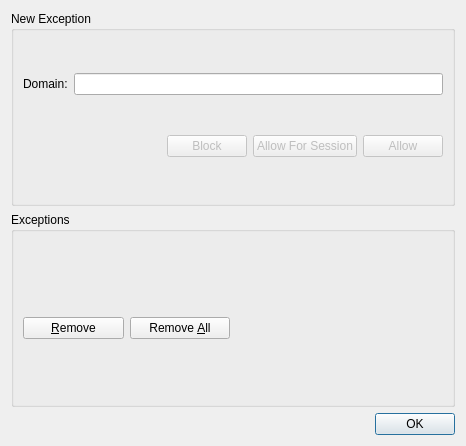
<ui version="4.0" >
 <class>CookiesExceptionsDialog</class>
 <widget class="QDialog" name="CookiesExceptionsDialog" >
  <property name="geometry" >
   <rect>
    <x>0</x>
    <y>0</y>
    <width>466</width>
    <height>446</height>
   </rect>
  </property>
  <property name="windowTitle" >
   <string>Cookie Exceptions</string>
  </property>
  <layout class="QVBoxLayout" >
   <item>
    <widget class="QGroupBox" name="newExceptionGroupBox" >
     <property name="title" >
      <string>New Exception</string>
     </property>
     <layout class="QGridLayout" >
      <item row="0" column="0" >
       <layout class="QHBoxLayout" >
        <item>
         <widget class="QLabel" name="label" >
          <property name="text" >
           <string>Domain:</string>
          </property>
         </widget>
        </item>
        <item>
         <widget class="QLineEdit" name="domainLineEdit" />
        </item>
       </layout>
      </item>
      <item row="1" column="0" >
       <layout class="QHBoxLayout" >
        <item>
         <spacer>
          <property name="orientation" >
           <enum>Qt::Horizontal</enum>
          </property>
          <property name="sizeHint" stdset="0" >
           <size>
            <width>81</width>
            <height>25</height>
           </size>
          </property>
         </spacer>
        </item>
        <item>
         <widget class="QPushButton" name="blockButton" >
          <property name="enabled" >
           <bool>false</bool>
          </property>
          <property name="text" >
           <string>Block</string>
          </property>
         </widget>
        </item>
        <item>
         <widget class="QPushButton" name="allowForSessionButton" >
          <property name="enabled" >
           <bool>false</bool>
          </property>
          <property name="text" >
           <string>Allow For Session</string>
          </property>
         </widget>
        </item>
        <item>
         <widget class="QPushButton" name="allowButton" >
          <property name="enabled" >
           <bool>false</bool>
          </property>
          <property name="text" >
           <string>Allow</string>
          </property>
         </widget>
        </item>
       </layout>
      </item>
     </layout>
    </widget>
   </item>
   <item>
    <widget class="QGroupBox" name="ExceptionsGroupBox" >
     <property name="title" >
      <string>Exceptions</string>
     </property>
     <layout class="QGridLayout" >
      <item row="0" column="0" colspan="3" >
       <spacer>
        <property name="orientation" >
         <enum>Qt::Horizontal</enum>
        </property>
        <property name="sizeHint" stdset="0" >
         <size>
          <width>252</width>
          <height>20</height>
         </size>
        </property>
       </spacer>
      </item>
      <item row="2" column="0" >
       <widget class="QPushButton" name="removeButton" >
        <property name="text" >
         <string>&amp;Remove</string>
        </property>
       </widget>
      </item>
      <item row="2" column="1" >
       <widget class="QPushButton" name="removeAllButton" >
        <property name="text" >
         <string>Remove &amp;All</string>
        </property>
       </widget>
      </item>
      <item row="2" column="2" colspan="2" >
       <spacer>
        <property name="orientation" >
         <enum>Qt::Horizontal</enum>
        </property>
        <property name="sizeHint" stdset="0" >
         <size>
          <width>40</width>
          <height>20</height>
         </size>
        </property>
       </spacer>
      </item>
     </layout>
    </widget>
   </item>
   <item>
    <widget class="QDialogButtonBox" name="buttonBox" >
     <property name="orientation" >
      <enum>Qt::Horizontal</enum>
     </property>
     <property name="standardButtons" >
      <set>QDialogButtonBox::Ok</set>
     </property>
    </widget>
   </item>
  </layout>
 </widget>
 <resources/>
 <connections>
  <connection>
   <sender>buttonBox</sender>
   <signal>accepted()</signal>
   <receiver>CookiesExceptionsDialog</receiver>
   <slot>accept()</slot>
   <hints>
    <hint type="sourcelabel" >
     <x>381</x>
     <y>428</y>
    </hint>
    <hint type="destinationlabel" >
     <x>336</x>
     <y>443</y>
    </hint>
   </hints>
  </connection>
 </connections>
</ui>
